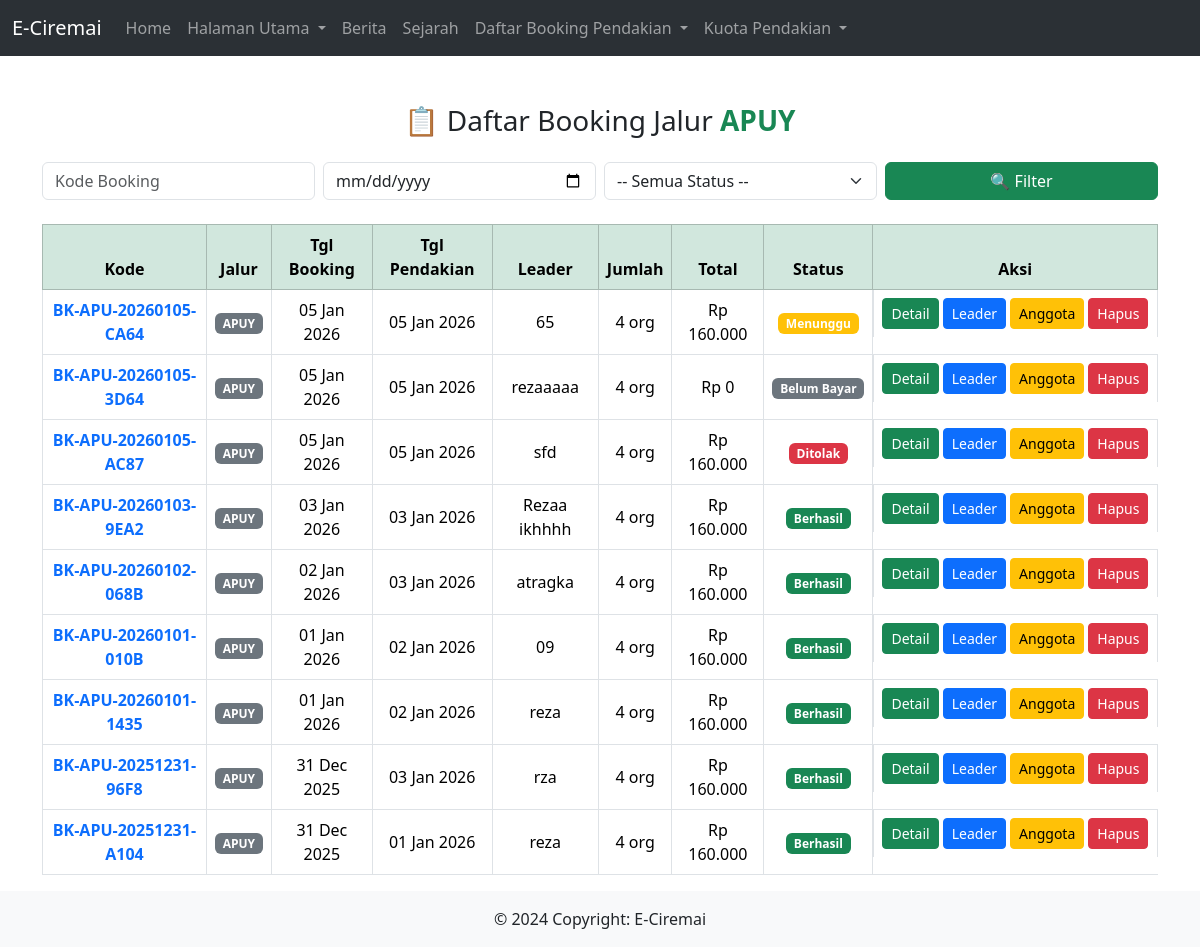
Screenshot of /Admin/booking_apuy.php with the database file from the repository.
### tables this page shows
CREATE TABLE `booking_pendaki` (
  `id_booking` int(11) NOT NULL,
  `akun_id` int(100) DEFAULT NULL,
  `kode_booking` varchar(30) DEFAULT NULL,
  `id_kp` int(11) NOT NULL,
  `jalur` enum('apuy','sadarehe','linggarjati','palutungan') NOT NULL,
  `jumlah_pendaki` int(3) NOT NULL,
  `no_ktp` varchar(20) NOT NULL,
  `nama_lengkap` varchar(100) NOT NULL,
  `tgl_lahir` date NOT NULL,
  `jenis_kelamin` enum('L','P') NOT NULL,
  `berat_badan` int(3) NOT NULL,
  `tinggi_badan` int(3) NOT NULL,
  `email` varchar(100) NOT NULL,
  `no_telp` varchar(15) NOT NULL,
  `no_telp_keluarga` varchar(15) NOT NULL,
  `created_at` timestamp NOT NULL DEFAULT current_timestamp(),
  `status_pembayaran` enum('menunggu_pembayaran','menunggu_konfirmasi','berhasil','ditolak') DEFAULT 'menunggu_pembayaran',
  `bukti_pembayaran` varchar(255) DEFAULT NULL,
  `tanggal_booking` datetime DEFAULT current_timestamp(),
  `total_pembayaran` int(11) DEFAULT NULL
);

CREATE TABLE `kuota_pendakian` (
  `id_kp` int(11) NOT NULL,
  `tanggal` date NOT NULL,
  `apuy` int(11) DEFAULT 0,
  `palutungan` int(11) DEFAULT 0,
  `linggarjati` int(11) DEFAULT 0,
  `sadarehe` int(11) DEFAULT 0
);

### Admin/booking_apuy.php (the view, shortened to what this page needs)
<?php include_once("../Admin/header.php"); ?>
<?php
$kode   = $_GET['kode'] ?? '';
$tgl    = $_GET['tanggal'] ?? '';
$limit = 10;
$page  = isset($_GET['page']) ? (int)$_GET['page'] : 1;
$page  = max($page, 1);
$offset = ($page - 1) * $limit;
$where = "WHERE bp.jalur = 'apuy'";
$q = mysqli_query($koneksi, "
    SELECT
        bp.*,
        kp.tanggal AS tanggal_pendakian
    FROM booking_pendaki bp
    JOIN kuota_pendakian kp ON bp.id_kp = kp.id_kp
    $where
    ORDER BY bp.id_booking DESC
    LIMIT $limit OFFSET $offset
");
?>
<div class="container mt-5">
    <h3 class="mb-4 text-center">
        📋 Daftar Booking Jalur <span class="text-success fw-bold">APUY</span>
    </h3>
    <form method="GET" class="row g-2 mb-4">
        <div class="col-md-3">
            <input type="text" name="kode" class="form-control"
                   placeholder="Kode Booking"
                   value="<?= htmlspecialchars($kode) ?>">
        </div>
        <div class="col-md-3">
            <input type="date" name="tanggal" class="form-control"
                   value="<?= htmlspecialchars($tgl) ?>">
        </div>
        <div class="col-md-3">
            <select name="status" class="form-select">
                <option value="">-- Semua Status --</option>
            </select>
        </div>
        <div class="col-md-3 d-grid">
            <button class="btn btn-success">🔍 Filter</button>
        </div>
    </form>
    <div class="table-responsive">
        <table class="table table-bordered table-hover align-middle text-center">
            <thead class="table-success">
                <tr>
                    <th>Kode</th>
                    <th>Jalur</th>
                    <th>Tgl Booking</th>
                    <th>Tgl Pendakian</th>
                    <th>Leader</th>
                    <th>Jumlah</th>
                    <th>Total</th>
                    <th>Status</th>
                    <th>Aksi</th>
                </tr>
            </thead>
            <tbody>
            <?php while ($d = mysqli_fetch_assoc($q)): ?>
                <tr>
                    <td class="fw-bold text-primary"><?= $d['kode_booking'] ?></td>
                    <td>
                        <span class="badge bg-secondary text-uppercase">
                            <?= $d['jalur'] ?>
                        </span>
                    </td>
                    <td><?= date('d M Y', strtotime($d['created_at'])) ?></td>
                    <td><?= date('d M Y', strtotime($d['tanggal_pendakian'])) ?></td>
                    <td><?= $d['nama_lengkap'] ?></td>
                    <td><?= $d['jumlah_pendaki'] ?> org</td>
                    <td>
                        Rp <?= number_format($d['total_pembayaran'], 0, ',', '.') ?>
                    </td>
                    <td>
                        <?php
                        if ($d['status_pembayaran'] == 'menunggu_pembayaran')
                            echo "<span class='badge bg-secondary'>Belum Bayar</span>";
                        elseif ($d['status_pembayaran'] == 'menunggu_konfirmasi')
                            echo "<span class='badge bg-warning'>Menunggu</span>";
                        elseif ($d['status_pembayaran'] == 'berhasil')
                            echo "<span class='badge bg-success'>Berhasil</span>";
                        else
                            echo "<span class='badge bg-danger'>Ditolak</span>";
                        ?>
                    </td>
                    <td class="d-flex justify-content-center gap-1">
                        <a href="detail_booking.php?kode=<?= $d['kode_booking'] ?>" class="btn btn-sm btn-success">Detail</a>
                        <a href="detail_leader.php?kode=<?= $d['kode_booking'] ?>" class="btn btn-sm btn-primary">Leader</a>
                        <a href="detail_anggota.php?kode=<?= $d['kode_booking'] ?>" class="btn btn-sm btn-warning">Anggota</a>
                        <a href="hapus_booking.php?kode=<?= $d['kode_booking'] ?>"
                           class="btn btn-sm btn-danger"
                           onclick="return confirm('Yakin hapus booking ini?')">
                           Hapus
                        </a>
                    </td>
                </tr>
            <?php endwhile; ?>
            </tbody>
        </table>
    </div>
</div>
<?php include_once("../Admin/footer.php"); ?>

### rows the page displays
booking_pendaki: kode_booking "BK-APU-20260105-CA64", jalur "APUY", created_at "05 Jan 2026", id_kp.tanggal "05 Jan 2026", nama_lengkap "65", jumlah_pendaki "4", total_pembayaran "160.000", shows "Menunggu"
booking_pendaki: kode_booking "BK-APU-20260105-3D64", jalur "APUY", created_at "05 Jan 2026", id_kp.tanggal "05 Jan 2026", nama_lengkap "rezaaaaa", jumlah_pendaki "4", total_pembayaran "0", shows "Belum Bayar"
booking_pendaki: kode_booking "BK-APU-20260105-AC87", jalur "APUY", created_at "05 Jan 2026", id_kp.tanggal "05 Jan 2026", nama_lengkap "sfd", jumlah_pendaki "4", total_pembayaran "160.000", status_pembayaran "Ditolak"
booking_pendaki: kode_booking "BK-APU-20260103-9EA2", jalur "APUY", created_at "03 Jan 2026", id_kp.tanggal "03 Jan 2026", nama_lengkap "Rezaa ikhhhh", jumlah_pendaki "4", total_pembayaran "160.000", status_pembayaran "Berhasil"
booking_pendaki: kode_booking "BK-APU-20260102-068B", jalur "APUY", created_at "02 Jan 2026", id_kp.tanggal "03 Jan 2026", nama_lengkap "atragka", jumlah_pendaki "4", total_pembayaran "160.000", status_pembayaran "Berhasil"
booking_pendaki: kode_booking "BK-APU-20260101-010B", jalur "APUY", created_at "01 Jan 2026", id_kp.tanggal "02 Jan 2026", nama_lengkap "09", jumlah_pendaki "4", total_pembayaran "160.000", status_pembayaran "Berhasil"
booking_pendaki: kode_booking "BK-APU-20260101-1435", jalur "APUY", created_at "01 Jan 2026", id_kp.tanggal "02 Jan 2026", nama_lengkap "reza", jumlah_pendaki "4", total_pembayaran "160.000", status_pembayaran "Berhasil"
booking_pendaki: kode_booking "BK-APU-20251231-96F8", jalur "APUY", created_at "31 Dec 2025", id_kp.tanggal "03 Jan 2026", nama_lengkap "rza", jumlah_pendaki "4", total_pembayaran "160.000", status_pembayaran "Berhasil"
booking_pendaki: kode_booking "BK-APU-20251231-A104", jalur "APUY", created_at "31 Dec 2025", id_kp.tanggal "01 Jan 2026", nama_lengkap "reza", jumlah_pendaki "4", total_pembayaran "160.000", status_pembayaran "Berhasil"
